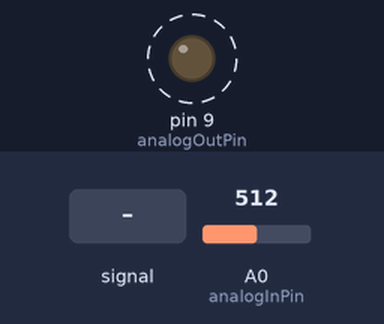
Recording of a sketch running on a simulated Arduino Uno, built with avr-gcc and run on an emulated ATmega328P. On the bench: output pins drawn as LEDs (lit = HIGH). Dashed ring = blinking. The inputs (shaded band) are chosen by the test bench; at power-on: A0 (analogInPin) = 512. Random numbers use the default seed unless the sketch sets one; what the sketch prints to the serial monitor is not drawn.

Above: at 1.2 s.
1.3 s: A0 (analogInPin) fed a 200 Hz sine of ±81 counts around its level
4.3 s: A0 (analogInPin) set to 716
7.3 s: A0 (analogInPin) set to 900
10.3 s: A0 (analogInPin) fed a 200 Hz sine of ±81 counts around its level
Timing chart, 0 to 14.3 s (numbered marks = the images above; inputs shaded):
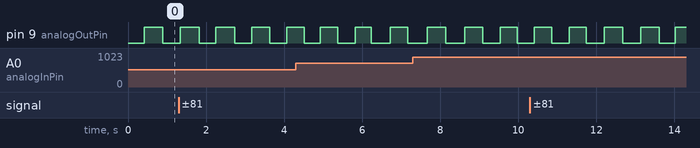

The sketch:

arduino_led_out_and_light_measure.ino
```cpp
#include <stdint.h>

const int analogInPin = A0;
const int analogOutPin = 9;

void setup()
{
    Serial.begin(250000);
}

enum class LightState : uint8_t {
    Off = 0b00000000,
    On  = 0b01000000,
};

LightState light_state = LightState::Off;
uint32_t light_next_change_time = 0;

volatile uint32_t time_1 = 0;
volatile uint32_t time_2 = 0;
volatile uint32_t time_3 = 0;

void loop()
{
    uint32_t last ;
    uint32_t now = micros();
    uint32_t rng = random(0, 100000);

    if (now > light_next_change_time) {

        if (light_state == LightState::Off) {

            analogWrite(analogOutPin, 0); // turn on light
            light_state = LightState::On;

        } else {
            analogWrite(analogOutPin, 255); // turn off light
            light_state = LightState::Off;
        }

        time_1 = now;
        time_2 = 400000;
        time_3 = rng;

    } else {

        if (light_state == LightState::Off) {

            analogWrite(analogOutPin, 255); // turn off light
            light_state = LightState::Off;

        } else {
            analogWrite(analogOutPin, 0); // turn on light
            light_state = LightState::On;
        }

        time_1 = light_next_change_time;
        time_2 = 0;
        time_3 = 0;
    }

    light_next_change_time = time_1 + time_2 + time_3;

    uint32_t light_level = analogRead(analogInPin);

    uint8_t high = 0b10000000 | (uint8_t)light_state | ((light_level >> 5) & 0b00011111);
    uint8_t low  = 0b00000000 |                        (light_level & 0b00011111);

    Serial.write(low);
    Serial.write(high);

    uint32_t time_send = now >> 4;

    Serial.write((time_send)       & 0x7f);
    Serial.write((time_send >> 7)  & 0x7f);
    Serial.write((time_send >> 14) & 0x7f);
    Serial.write((time_send >> 21) & 0x7f);
}
```

Measured:
- by itself, pin 9 (analogOutPin): alternates HIGH for 0.46 s and LOW for 0.46 s
